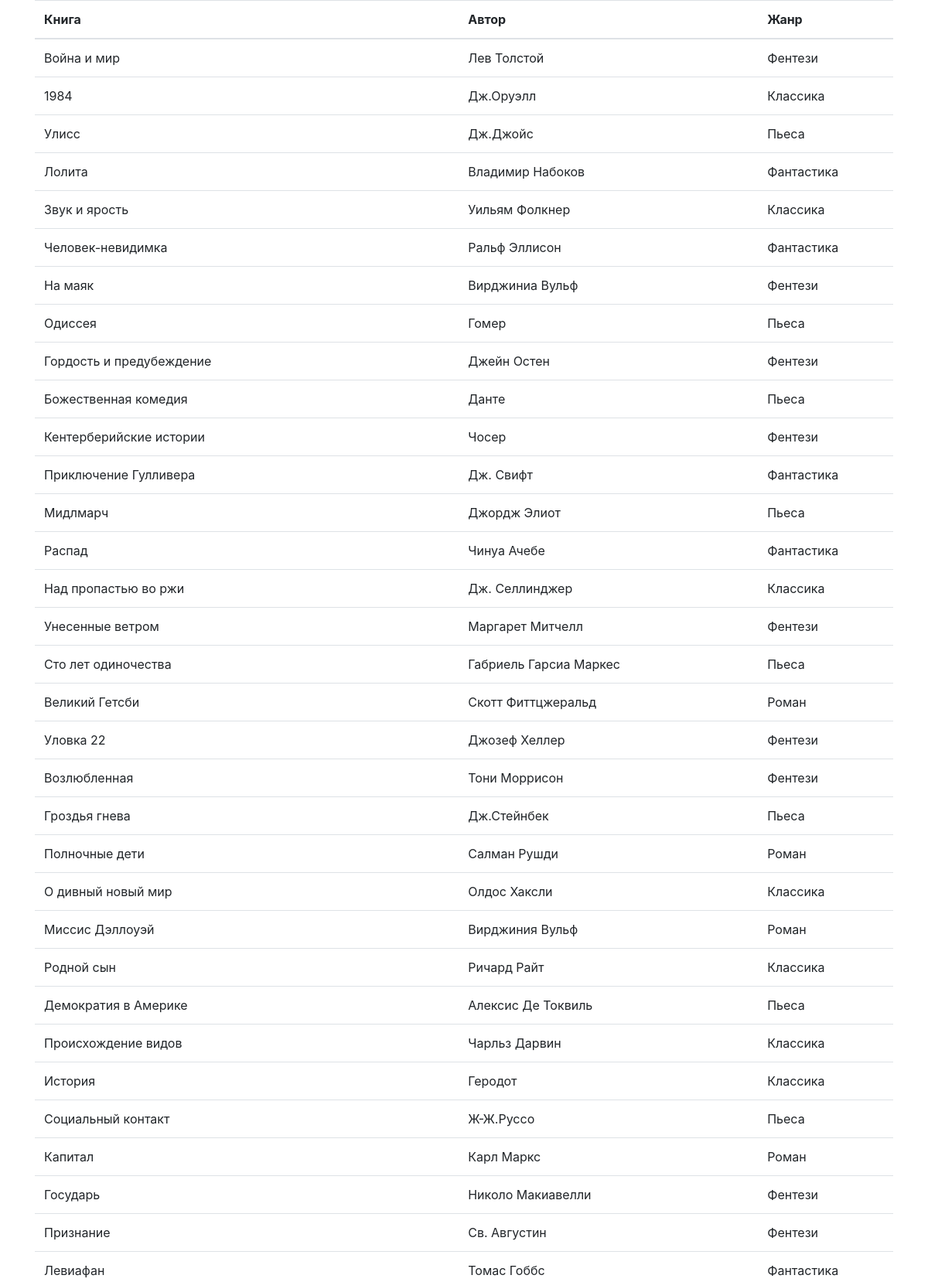
Screenshot of /bookstore/index.php (upper part) with the database file from the repository.
### tables this page shows
CREATE TABLE `book` (
  `id` int(10) unsigned NOT NULL AUTO_INCREMENT,
  `title` varchar(45) NOT NULL,
  `author_id` int(10) unsigned NOT NULL,
  `genre_id` int(10) unsigned DEFAULT NULL,
  PRIMARY KEY (`id`)
);

CREATE TABLE `author` (
  `id` int(11) NOT NULL,
  `name` varchar(255) DEFAULT NULL,
  PRIMARY KEY (`id`)
);

CREATE TABLE `genre` (
  `id` int(10) unsigned NOT NULL AUTO_INCREMENT,
  `name` varchar(45) NOT NULL,
  PRIMARY KEY (`id`)
);

### bookstore/index.php (the view, shortened to what this page needs)
<?php
$pdo = new PDO("mysql:dbname=bookstore;host=127.0.0.1;charset=utf8mb4", 'root', '',[
    PDO::ATTR_ERRMODE => PDO::ERRMODE_EXCEPTION
]);
$query = 'SELECT b.id, b.title, a.name author, g.name genre FROM book b
    left join author a ON a.id = b.author_id
    left join genre g ON g.id = b.genre_id
';
$result = $pdo->query($query);
$books = [];
foreach ($result as $row) {
    $books[] = $row;
}
?>
<!DOCTYPE html>
<html lang="en">
<head>
    <link rel="stylesheet" href="https://stackpath.bootstrapcdn.com/bootstrap/4.4.1/css/bootstrap.min.css"
>
</head>
<body>
<div class="container">
    <table class="table">
        <thead>
        <tr>
            <th>Книга</th>
            <th>Автор</th>
            <th>Жанр</th>
        </tr>
        </thead>
    <?php foreach ($books as $book) : ?>
    <tr>
        <td><?=$book['title'] ?></td>
        <td><?=$book['author'] ?></td>
        <td><?=$book['genre'] ?></td>
    </tr>
    <?php endforeach; ?>
    </table>
</div>
</body>
</html>

### rows the page displays
book: title "Война и мир", author.name "Лев Толстой", genre.name "Фентези"
book: title "1984", author.name "Дж.Оруэлл", genre.name "Классика"
book: title "Улисс", author.name "Дж.Джойс", genre.name "Пьеса"
book: title "Лолита", author.name "Владимир Набоков", genre.name "Фантастика"
book: title "Звук и ярость", author.name "Уильям Фолкнер", genre.name "Классика"
book: title "Человек-невидимка", author.name "Ральф Эллисон", genre.name "Фантастика"
book: title "На маяк", author.name "Вирджиниа Вульф", genre.name "Фентези"
book: title "Одиссея", author.name "Гомер", genre.name "Пьеса"
book: title "Гордость и предубеждение", author.name "Джейн Остен", genre.name "Фентези"
book: title "Божественная комедия", author.name "Данте", genre.name "Пьеса"
book: title "Кентерберийские истории", author.name "Чосер", genre.name "Фентези"
book: title "Приключение Гулливера", author.name "Дж. Свифт", genre.name "Фантастика"
book: title "Мидлмарч", author.name "Джордж Элиот", genre.name "Пьеса"
book: title "Распад", author.name "Чинуа Ачебе", genre.name "Фантастика"
book: title "Над пропастью во ржи", author.name "Дж. Селлинджер", genre.name "Классика"
book: title "Унесенные ветром", author.name "Маргарет Митчелл", genre.name "Фентези"
book: title "Сто лет одиночества", author.name "Габриель Гарсиа Маркес", genre.name "Пьеса"
book: title "Великий Гетсби", author.name "Скотт Фиттцжеральд", genre.name "Роман"
book: title "Уловка 22", author.name "Джозеф Хеллер", genre.name "Фентези"
book: title "Возлюбленная", author.name "Тони Моррисон", genre.name "Фентези"
book: title "Гроздья гнева", author.name "Дж.Стейнбек", genre.name "Пьеса"
book: title "Полночные дети", author.name "Салман Рушди", genre.name "Роман"
book: title "О дивный новый мир", author.name "Олдос Хаксли", genre.name "Классика"
book: title "Миссис Дэллоуэй", author.name "Вирджиния Вульф", genre.name "Роман"
book: title "Родной сын", author.name "Ричард Райт", genre.name "Классика"
book: title "Демократия в Америке", author.name "Алексис Де Токвиль", genre.name "Пьеса"
book: title "Происхождение видов", author.name "Чарльз Дарвин", genre.name "Классика"
book: title "История", author.name "Геродот", genre.name "Классика"
book: title "Социальный контакт", author.name "Ж-Ж.Руссо", genre.name "Пьеса"
book: title "Капитал", author.name "Карл Маркс", genre.name "Роман"
book: title "Государь", author.name "Николо Макиавелли", genre.name "Фентези"
book: title "Признание", author.name "Св. Августин", genre.name "Фентези"
book: title "Левиафан", author.name "Томас Гоббс", genre.name "Фантастика"
